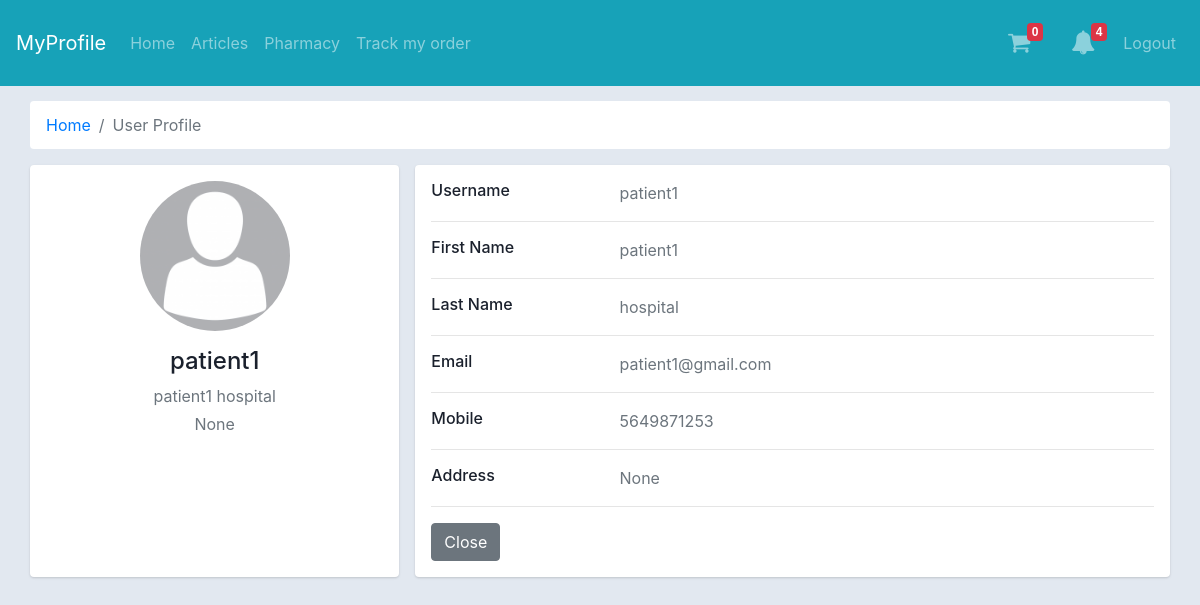
The app's page /user-profile/6/ (signed in) with its own data.
### mainapp/models.py (models this page shows, shortened)
class User(AbstractUser):
    user_mobile = models.IntegerField(null=True)
    user_address = models.TextField(verbose_name='Address', blank=True, null=True)
    user_image = models.ImageField(blank=True, null=True, upload_to='profileimages/', )
    is_hospital_staff = models.BooleanField(verbose_name="Hospital Staff", default=False, )
    is_patient = models.BooleanField(verbose_name="Patient", default=False, )
    is_doctor = models.BooleanField(verbose_name="Doctor", default=False, )
    objects = UserManager()
    class Meta:
        verbose_name_plural = '1. Users'

### mainapp/views.py (the view)
# urls.py: path('user-profile/<int:pid1>/', views.user_profile, name='user_profile'),
@login_required(login_url='login')
def user_profile(request, pid1):
    objnotify = allnotification(request)
    user = User.objects.get(id=pid1)
    context = {'user': user, 'objnotify': objnotify}
    return render(request, 'user_profile.html', context)

### mainapp/views.py (called while the page is built, shortened)
def allnotification(request):
    ptosns = None
    stopns = None
    stodns = None
    dtopns = None
    ncount = None
    if request.user.is_staff or request.user.is_hospital_staff:
        ptosns = PtoSNotification.objects.all()
        if ptosns:
            ncount = ptosns.count()
    if request.user.is_doctor:
        stodns = StoDNotification.objects.filter(doctor=request.user.username)
        if stodns:
            ncount = stodns.count()
    return {'ptosns': ptosns,
            'stopns': stopns,
            'stodns': stodns,
            'dtopns': dtopns,
            'ncount': ncount}

### templates/user_profile.html (shortened to what this page needs)
{% extends "base.html" %}
{%block maincontent%}
<div class="container-fluid">
    <div class="main-body">
        <nav aria-label="breadcrumb" class="main-breadcrumb ">
            <ol class="breadcrumb b-bg-c">
                <li class="breadcrumb-item"><a href="{%url 'index' %}">Home</a></li>
                <li class="breadcrumb-item active" aria-current="page">User Profile</li>
            </ol>
        </nav>
        <div class="row gutters-sm">
            <div class="col-md-4 mb-3">
                <div class="card" style="height: 100%;">
                    <div class="card-body">
                        <div class="d-flex flex-column align-items-center text-center">
                            <img src="{{user.user_image.url}}" alt="Admin" class="rounded-circle" width="150">
                            <div class="mt-3">
                                <h4>{{user.username}}</h4>
                                <p class="text-secondary mb-1">{{user.first_name}} {{user.last_name}}</p>
                                <p class="text-muted font-size-sm">{{user.user_address}}</p>
                            </div>
                        </div>
                    </div>
                </div>
            </div>
            <div class="col-md-8">
                <div class="card mb-3">
                    <div class="card-body">
                    	<div class="row">
                            <div class="col-sm-3">
                                <h6 class="mb-0">Username</h6>
                            </div>
                            <div class="col-sm-9 text-secondary">
                                {{user.username}}
                            </div>
                        </div>
                        <hr>
                        <div class="row">
                            <div class="col-sm-3">
                                <h6 class="mb-0">First Name</h6>
                            </div>
                            <div class="col-sm-9 text-secondary">
                                {{user.first_name}}
                            </div>
                        </div>
                        <hr>
                        <div class="row">
                            <div class="col-sm-3">
                                <h6 class="mb-0">Last Name</h6>
                            </div>
                            <div class="col-sm-9 text-secondary">
                                {{user.last_name}}
                            </div>
                        </div>
                        <hr>
                        <div class="row">
                            <div class="col-sm-3">
                                <h6 class="mb-0">Email</h6>
                            </div>
                            <div class="col-sm-9 text-secondary">
                                {{user.email}}
                            </div>
                        </div>
                        <hr>
                        <div class="row">
                            <div class="col-sm-3">
                                <h6 class="mb-0">Mobile</h6>
                            </div>
                            <div class="col-sm-9 text-secondary">
                                {{user.user_mobile}}
                            </div>
                        </div>
                        <hr>
                        <div class="row">
                            <div class="col-sm-3">
                                <h6 class="mb-0">Address</h6>
                            </div>
                            <div class="col-sm-9 text-secondary">
                                {{user.user_address}}
                            </div>
                        </div>
                        <hr>
                        <div class="row">
                            <div class="col-sm-9 text-secondary">
                                <a href="{{ request.META.HTTP_REFERER }}" class="btn btn-secondary">Close</a>
                            </div>
                        </div>
                    </div>
                </div>
            </div>
        </div>
    </div>
</div>
{%endblock%}

### templates/base.html (style rules this page uses)
.b-bg-c { background-color: white; }

### templates/user_profile.html (style rules this page uses)
body { color: #1a202c; text-align: left; background-color: #e2e8f0; }
.main-body { padding: 15px; }
.card { box-shadow: 0 1px 3px 0 rgba(0, 0, 0, .1), 0 1px 2px 0 rgba(0, 0, 0, .06); }
.card { position: relative; display: flex; flex-direction: column; min-width: 0; word-wrap: break-word; background-color: #fff; background-clip: border-box; border: 0 solid rgba(0, 0, 0, .125); border-radius: .25rem; }
.card-body { flex: 1 1 auto; min-height: 1px; padding: 1rem; }
.gutters-sm { margin-right: -8px; margin-left: -8px; }
.gutters-sm>.col, .gutters-sm>[class*=col-] { padding-right: 8px; padding-left: 8px; }
.mb-3, .my-3 { margin-bottom: 1rem !important; }

### records on screen
User: user_image (picture), username "patient1", first_name "patient1", last_name "hospital", user_address "None", email "patient1@gmail.com", user_mobile "5649871253"

### other values on screen
{{ objnotify.ncount }} "4"
